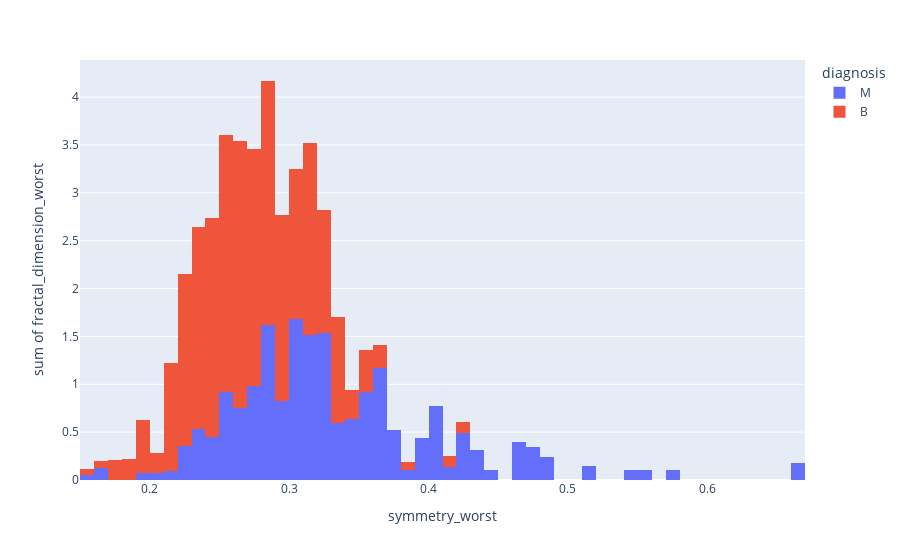

Source (notebook cell):
### Code cell
px.histogram(cancer_df,x='symmetry_worst',y='fractal_dimension_worst',color='diagnosis')

### Figure 1 — Plotly figure (JSON) as saved in the notebook; plotly's stock layout.template omitted (floating-point values rounded to 4 significant figures; data arrays with more than 128 entries replaced by an {"elided": "..."} marker saying what was removed)
{"data": [{"alignmentgroup": "True", "bingroup": "x", "histfunc": "sum", "hovertemplate": "diagnosis=M<br>symmetry_worst=%{x}<br>sum of fractal_dimension_worst=%{y}<extra></extra>", "legendgroup": "M", "marker": {"color": "#636efa", "pattern": {"shape": ""}}, "name": "M", "offsetgroup": "M", "orientation": "v", "showlegend": true, "type": "histogram", "x": {"elided": "212 float values"}, "xaxis": "x", "y": {"elided": "212 float values"}, "yaxis": "y"}, {"alignmentgroup": "True", "bingroup": "x", "histfunc": "sum", "hovertemplate": "diagnosis=B<br>symmetry_worst=%{x}<br>sum of fractal_dimension_worst=%{y}<extra></extra>", "legendgroup": "B", "marker": {"color": "#EF553B", "pattern": {"shape": ""}}, "name": "B", "offsetgroup": "B", "orientation": "v", "showlegend": true, "type": "histogram", "x": {"elided": "357 float values"}, "xaxis": "x", "y": {"elided": "357 float values"}, "yaxis": "y"}], "layout": {"autosize": true, "barmode": "relative", "legend": {"title": {"text": "diagnosis"}, "tracegroupgap": 0}, "margin": {"t": 60}, "xaxis": {"anchor": "y", "autorange": true, "domain": [0, 1], "range": [0.15, 0.67], "title": {"text": "symmetry_worst"}, "type": "linear"}, "yaxis": {"anchor": "x", "autorange": true, "domain": [0, 1], "range": [0, 4.388], "title": {"text": "sum of fractal_dimension_worst"}, "type": "linear"}}}
